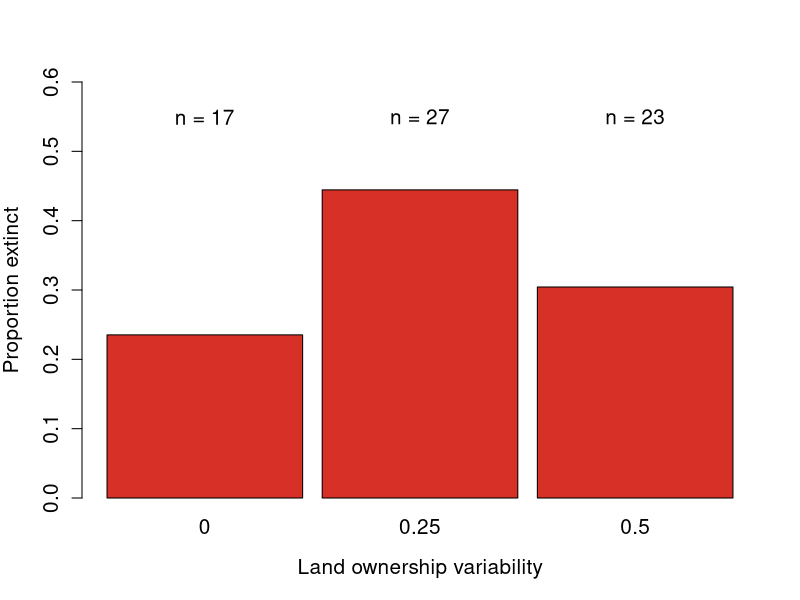
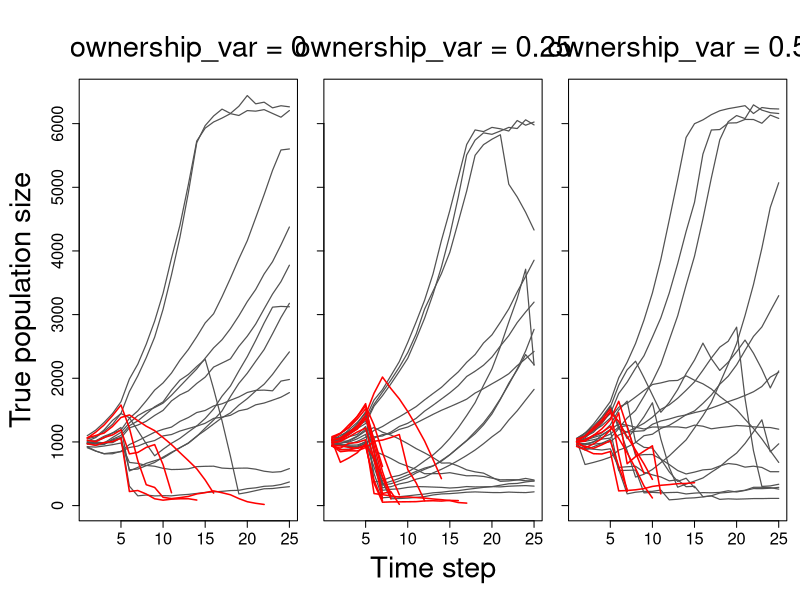
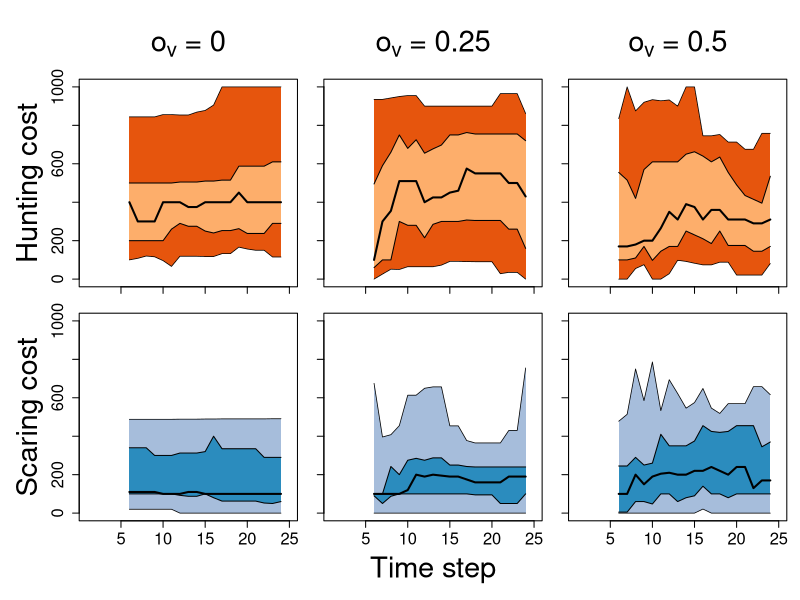

Source code (R) for these figures, in order:
library(plyr)

### Illustrative data analysis
run = read.csv("data/af_run.csv")
# Remove some weird extraneous cols from run:
run = run[,!grepl("X",names(run))]

### Clear up dates:
run$startTime = strptime(run$startTime,"%Y-%m-%d %H:%M:%S")
run$endTime = strptime(run$endTime,"%Y-%m-%d %H:%M:%S")


gdata = read.csv("data/af_run_gdata.csv")
scores = read.csv("data/af_run_scores.csv")
run_par = read.csv("data/af_run_par.csv")

run$player = factor(run$player)

### Restrict data to trial period only:
start_time = strptime("2021-07-16 23:59:59","%Y-%m-%d %H:%M:%S")
run = run[strptime(run$startTime,"%Y-%m-%d %H:%M:%S")>start_time,]
run = droplevels(run)

### Total number of sessions, no check of "validity":
total_all = nrow(run); total_all
nlevels(run$player)

### Exclude runs where there are no steps (i.e. "invalid", that is session cancelled because of impromper name entered, or browser closed straight away):
run$steps = scores$steps[match(run$id, scores$id)]
run = run[!is.na(run$steps),]
run = droplevels(run)

### Exclude runs that are only six time steps, as this implies no actions taken:
run = run[run$steps>6,]

### Total number of sessions with at least some player interaction:
nrow(run)
total_valid = nrow(run); total_valid
### Of this many unique player names:
total_valid_unames = nlevels(run$player); total_valid_unames

### Match some data:
#### scores
#### pop start
#### pop end
#### ownership_var
#### remove_pr

### Scores:
run$score_a = scores$mean_res[match(run$id, scores$id)]
run$score_y = scores$mean_yield[match(run$id, scores$id)]

### Initial population size (n0, at t = 5):
gdata5 = gdata[gdata$t == 5,]
run$n0 = gdata5$res[match(run$id, gdata5$id)]

### End population size (nT):
maxT = ddply(gdata, .(id), summarise, maxT = max(t))
gdata$maxT = maxT$maxT[match(gdata$id, maxT$id)]
nT = ddply(gdata, .(id), summarise, nT = res[t==maxT])
#gdata$nT = nT$nT[match(gdata$id, nT$id)]
run$nT = nT$nT[match(run$id, nT$id)]

### Derived population trend, and trend/time step:
run$r = (run$nT-run$n0)/run$n0
run$rt = run$r/run$steps

### Varying parameters:
run$ownership_var = run_par$ownership_var[match(run$id, run_par$id)]
run$remove_pr = run_par$remove_pr[match(run$id, run_par$id)]
run$stakeholders = run_par$stakeholders[match(run$id, run_par$id)]

### Extract only gdata for relevant runs:
gdata_run = gdata[gdata$id %in% run$id,]
                  
### There may unfortunately be some series > maxT, because of the problem referenced here:
###  https://github.com/jejoenje/GMSEGAME/issues/41 
maxT = ddply(gdata_run, .(id), summarise, maxT = max(t))
maxT[maxT$maxT>25,]
### Therefore, for the purposes of this summary, just drop all gdata_run records t>25:
gdata_run = gdata_run[!(gdata_run$t>25),]

### Match ownership_var to gdata_run:
gdata_run$ownership_var = run$ownership_var[match(gdata_run$id, run$id)]
gdata_run$extinct = run$extinct[match(gdata_run$id, run$id)]

######
### Summary stats:

### Start and end dates of data:
start_date = format(min(run$startTime),"%d %B %Y"); start_date
end_date = format(max(run$startTime),"%d %B %Y"); end_date

### Number of sessions played:
n_sessions = nrow(run); n_sessions

### Number of unique player-names in this sample:
n_players = nlevels(factor(run$player)); n_players

### Number/percentages of sessions with each ownership_var:
# 0
as.numeric(names(table(run$ownership_var)[1])) 
as.numeric(table(run$ownership_var)[1])
round(as.numeric(table(run$ownership_var)[1])/n_sessions,2)
# 0.25
as.numeric(names(table(run$ownership_var)[2])) 
as.numeric(table(run$ownership_var)[2])
round(as.numeric(table(run$ownership_var)[2])/n_sessions,2)
# 0.5
as.numeric(names(table(run$ownership_var)[3])) 
as.numeric(table(run$ownership_var)[3])
round(as.numeric(table(run$ownership_var)[3])/n_sessions,2)

### Numbers of runs extinct per ownership_var:
extinct_ov = table(run$extinct, run$ownership_var); extinct_ov
### Proportions:
extinct_ov_p = prop.table(extinct_ov,2)

# Reverse row order so extinction is bottom one in plot:
extinct_ov_p = as.matrix(rbind(extinct_ov_p[2,],extinct_ov_p[1,]))
# bp = barplot(extinct_ov_p, col = c("#d73027", "#e0f3f8"), space = 0.1, cex.names = 1.25, cex.lab = 1.25, cex.axis = 1.25,
#         xlab = "Land ownership variability",
#         ylab = "Proportion extinct/not extinct")
bp = barplot(extinct_ov_p[1,], col = c("#d73027"), space = 0.1, cex.names = 1.25, cex.lab = 1.25, cex.axis = 1.25, ylim = c(0,0.6),
        xlab = "Land ownership variability",
        ylab = "Proportion extinct")
text(bp[1],y = 0.55, paste("n =",as.numeric(table(run$ownership_var)[1])), cex = 1.25)
text(bp[2],y = 0.55, paste("n =",as.numeric(table(run$ownership_var)[2])), cex = 1.25)
text(bp[3],y = 0.55, paste("n =",as.numeric(table(run$ownership_var)[3])), cex = 1.25)

par(mfrow =c(1,3))
XLAB = "Time step"
CEX.AXIS = 1.5
CEX.LAB = 1.5
CEX.MAIN = 1.5
CEX.MTEXT = 1.75
LCOL1 = "#525252"
LCOL2 = "red"   #d73027
LWD1 = 1.2
LWD2 = 1.5
par(oma= c(5,5,5,0))
par(mar= c(1,1,1,1))
plot(gdata_run$t, gdata_run$res, type = "n", ylab = "True population size", xlab = XLAB, cex.axis = CEX.AXIS, cex.lab = CEX.LAB, cex.main = CEX.MAIN)
mtext("ownership_var = 0", side=3, line =1.5, cex = CEX.MTEXT)
tapply(gdata_run$res[gdata_run$ownership_var==0 & gdata_run$extinct==0], gdata_run$id[gdata_run$ownership_var==0 & gdata_run$extinct==0], 
       function(x) lines(x, col = LCOL1, lwd = LWD1))
tapply(gdata_run$res[gdata_run$ownership_var==0 & gdata_run$extinct==1], gdata_run$id[gdata_run$ownership_var==0 & gdata_run$extinct==1], 
       function(x) lines(x, col = LCOL2, lwd = LWD2))
par(mar= c(1,1,1,1))
plot(gdata_run$t, gdata_run$res, type = "n", yaxt="n", ylab = "", xlab = XLAB, cex.axis = CEX.AXIS, cex.lab = CEX.LAB)
axis(side = 2, labels = FALSE)
mtext("ownership_var = 0.25", side=3, line =1.5, cex = CEX.MTEXT)
tapply(gdata_run$res[gdata_run$ownership_var==0.25 & gdata_run$extinct==0], gdata_run$id[gdata_run$ownership_var==0.25 & gdata_run$extinct==0], 
       function(x) lines(x, col = LCOL1, lwd = LWD1))
tapply(gdata_run$res[gdata_run$ownership_var==0.25 & gdata_run$extinct==1], gdata_run$id[gdata_run$ownership_var==0.25 & gdata_run$extinct==1], 
       function(x) lines(x, col = LCOL2, lwd = LWD2))
par(mar= c(1,1,1,1))
plot(gdata_run$t, gdata_run$res, type = "n", yaxt = "n", ylab = "", xlab = XLAB, cex.axis = CEX.AXIS, cex.lab = CEX.LAB)
axis(side = 2, labels = FALSE)
mtext("ownership_var = 0.5", side=3, line =1.5, cex = CEX.MTEXT)
tapply(gdata_run$res[gdata_run$ownership_var==0.5 & gdata_run$extinct==0], gdata_run$id[gdata_run$ownership_var==0.5 & gdata_run$extinct==0], 
       function(x) lines(x, col = LCOL1, lwd = LWD1))
tapply(gdata_run$res[gdata_run$ownership_var==0.5 & gdata_run$extinct==1], gdata_run$id[gdata_run$ownership_var==0.5 & gdata_run$extinct==1], 
       function(x) lines(x, col = LCOL2, lwd = LWD2))
mtext("Time step", side = 1, outer = T, line = 2.5, cex = CEX.MTEXT)
mtext("True population size", side = 2, outer = T, line = 2.5, cex =CEX.MTEXT)

### Calculate summary statistic for given cost type over time steps:
cost_summary = function(dat, ov, cost, type) {
        
        if(!(cost %in% names(dat))) stop("'cost' specified not present in 'dat'.")
        if(!(type %in% c("mean","median","q25","q75","q025","q975"))) stop("invalid 'type' specified .")
        
        d = dat[(dat$ownership_var==ov & dat$t>5),c("t",cost)]
        d[,cost] = (d[,cost]-10)*10
        d$t = factor(d$t)
        
        if(type == "mean") return(tapply(d[,cost],d$t,function(x) mean(x, na.rm=T)))
        if(type == "median") return(tapply(d[,cost],d$t,function(x) median(x, na.rm=T)))
        if(type == "q25") return(tapply(d[,cost],d$t,function(x) quantile(x, probs = 0.25, na.rm=T)))
        if(type == "q75") return(tapply(d[,cost],d$t,function(x) quantile(x, probs = 0.75, na.rm=T)))
        if(type == "q025") return(tapply(d[,cost],d$t,function(x) quantile(x, probs = 0.025, na.rm=T)))
        if(type == "q975") return(tapply(d[,cost],d$t,function(x) quantile(x, probs = 0.975, na.rm=T)))

}

par(mfrow =c(2,3))
XLAB = "Time step"
CEX.AXIS = 1.5
CEX.LAB = 1.5
CEX.MAIN = 1.5
CEX.MTEXT = 1.75
LCOL1 = "#525252"
LCOL2 = "red"   #d73027
LWD1 = 1.2
LWD2 = 1.5
par(oma= c(5,5,5,0))
par(mar= c(1,1,1,1))

ptype = c(rep("cull_cost",3), rep("scare_cost",3))
otype = rep(c(0,0.25,0.5),2)
aytype = rep(c(TRUE,FALSE,FALSE),2)
axtype = c(rep(FALSE,3),rep(TRUE,3))
polycols = rbind(cbind(rep("#e6550d",3),rep("#fdae6b",3)),cbind(rep("#a6bddb",3),rep("#2b8cbe",3)))

for(i in 1:6) {
        plot(c(1,1), xlim = c(1,25), ylim = c(0,1000), 
             type = "n", ylab = "", xlab = XLAB, cex.axis = CEX.AXIS, cex.lab = CEX.LAB, cex.main = CEX.MAIN, yaxt = "n", xaxt = "n")
        if(aytype[i]) { axis(2, labels = TRUE, cex.axis = CEX.AXIS) } else { axis(2, labels = FALSE) }
        if(axtype[i]) { axis(1, labels = TRUE, cex.axis = CEX.AXIS) } else { axis(1, labels = FALSE) }
        if(i==1) mtext("Hunting cost", side = 2, line = 3, cex = CEX.MTEXT)
        if(i==4) mtext("Scaring cost", side = 2, line = 3, cex = CEX.MTEXT)
        
        if(i<4) { mtext(bquote(o[v] ~ "=" ~ .(otype[i])), side=3, line =1.5, cex = CEX.MTEXT) }
        polygon(c(rev(6:24),6:24), 
                c(rev(cost_summary(gdata_run, ov=otype[i], cost=ptype[i], type="q025")[1:19]),
                  cost_summary(gdata_run, ov=otype[i], cost=ptype[i],type="q975")[1:19]), col = polycols[i,1], border = NA)
        polygon(c(rev(6:24),6:24), 
                c(rev(cost_summary(gdata_run, ov = otype[i], cost=ptype[i],type="q25")[1:19]),
                  cost_summary(gdata_run, ov = otype[i], cost=ptype[i],type="q75")[1:19]), col = polycols[i,2], border = NA)
        
        lines(6:24, cost_summary(gdata_run, ov = otype[i], cost=ptype[i],type="median")[1:19], lwd = 2)
        lines(6:24, cost_summary(gdata_run, ov = otype[i], cost=ptype[i],type="q25")[1:19], lwd = 1)
        lines(6:24, cost_summary(gdata_run, ov = otype[i], cost=ptype[i],type="q75")[1:19], lwd = 1)
        lines(6:24, cost_summary(gdata_run, ov = otype[i], cost=ptype[i],type="q025")[1:19], lwd = 0.75)
        lines(6:24, cost_summary(gdata_run, ov = otype[i], cost=ptype[i],type="q975")[1:19], lwd = 0.75)
        
}
mtext("Time step", side = 1, outer = T, line = 2.5, cex = CEX.MTEXT)

